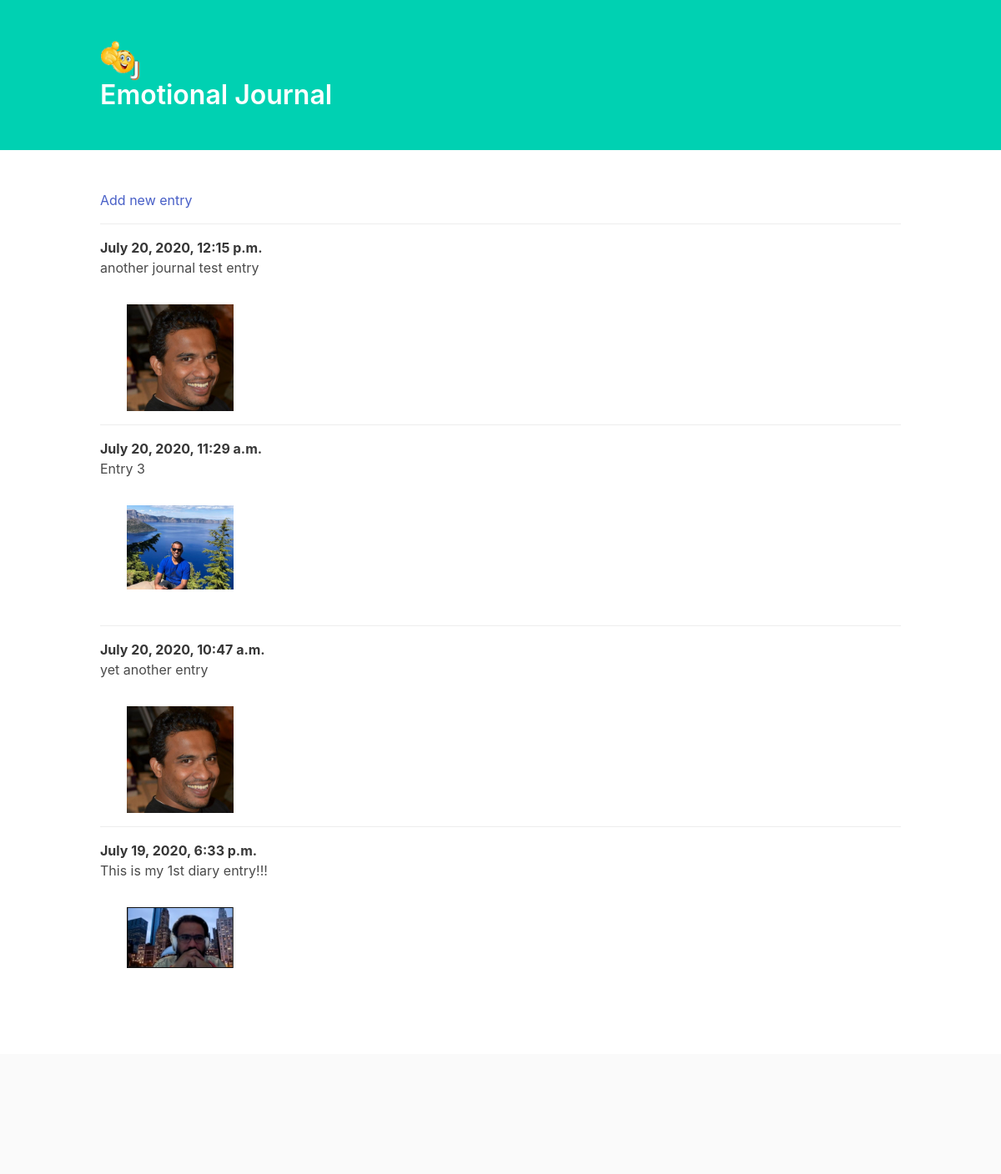
The page / on the database its author committed.
### entries/models.py (models this page shows, shortened)
class Entry(models.Model):
    text = models.TextField()
    date_posted = models.DateTimeField(auto_now_add=True)
    cover = models.ImageField(upload_to='images/')
    class Meta:
        verbose_name_plural = 'entries'

### entries/views.py (the view)
# urls.py: path('', views.index, name='home'),
def index(request):
    entries = Entry.objects.order_by('-date_posted')
    context = {'entries': entries}
    return render(request, 'entries/index.html', context)

### templates/entries/index.html (shortened to what this page needs)
<!DOCTYPE html>
<html lang="en">
<head>
    <link rel="stylesheet" href="https://cdnjs.cloudflare.com/ajax/libs/bulma/0.6.2/css/bulma.min.css" />
</head>
<body>
    <section class="hero is-primary">
        <div class="hero-body">
            <div class="container">
                <figure class="image is-48x48">
                    <img src="/media/logo.png" alt="">
                </figure>
                <h1 class="title">
                    Emotional Journal
                </h1>
            </div>
        </div>
    </section>
    <section class="section">
        <div class="container">
            <article class="media">
                <div class="media-content">
                    <div class="content">
                        <a href="{% url 'add' %}">Add new entry</a>
                    </div>
                </div>
            </article>
            {% for entry in entries %}
            <article class="media">
                <div class="media-content">
                    <div class="content">
                        <p>
                            <strong>{{ entry.date_posted}} </strong>
                            <br> {{ entry.text }}
                        </p>
                        <figure class="image is-128x128">
                            <img src="{{ entry.cover.url}}" alt="">
                        </figure>
                    </div>
                </div>
            </article>
            {% endfor %}
        </div>
    </section>
    <footer class="footer">
    </footer>
</body>
</html>

### rows shown on the page
Entry: date_posted "July 20, 2020, 12:15 p.m.", text "another journal test entry", cover (picture)
Entry: date_posted "July 20, 2020, 11:29 a.m.", text "Entry 3", cover (picture)
Entry: date_posted "July 20, 2020, 10:47 a.m.", text "yet another entry", cover (picture)
Entry: date_posted "July 19, 2020, 6:33 p.m.", text "This is my 1st diary entry!!!", cover (picture)
